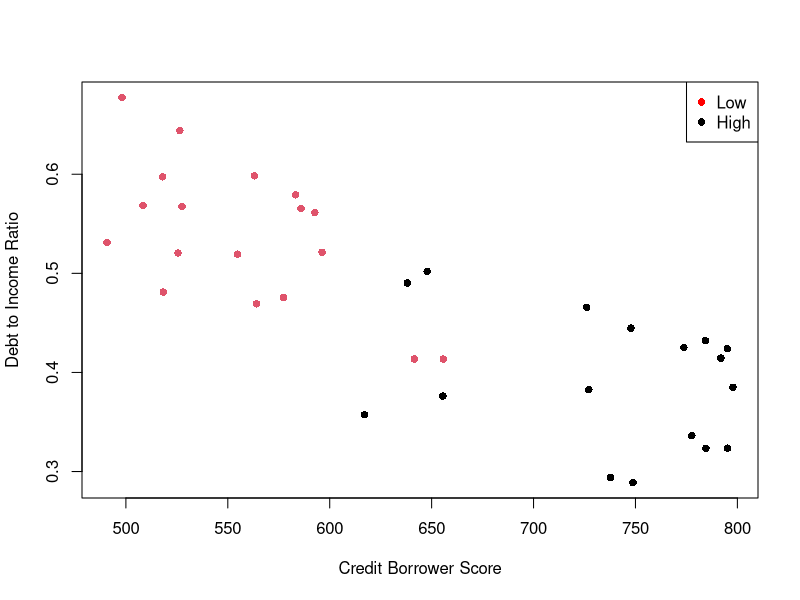
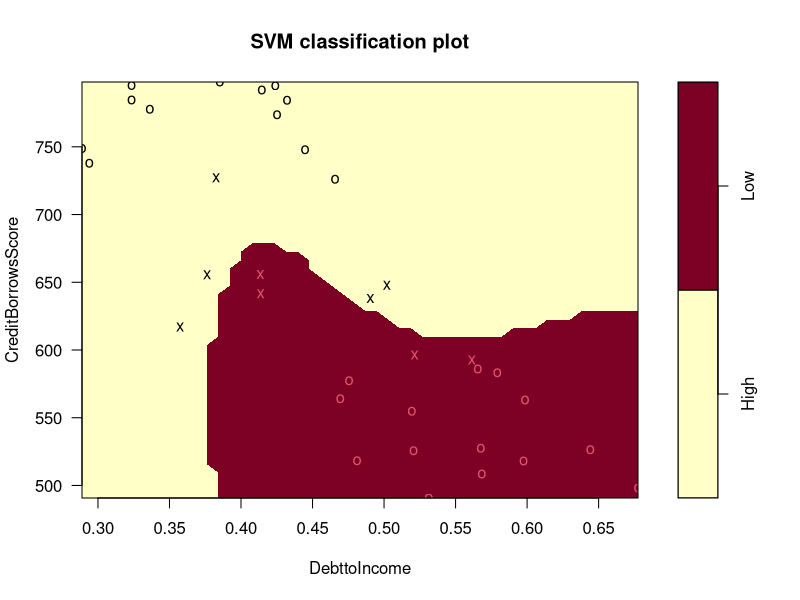
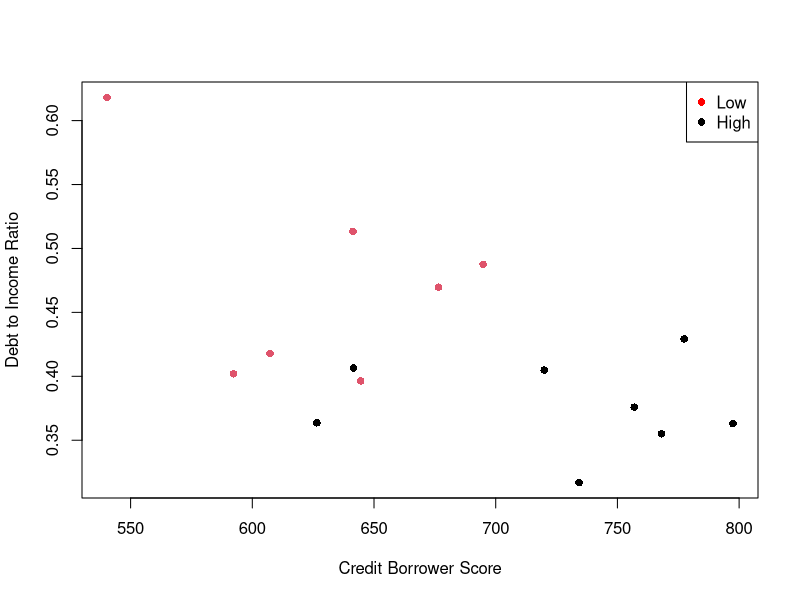

Source code (R) for these figures, in order:
library(e1071)

# Read in training data (70% of entire data set)
frame70<-read.csv("LoanDataSVM70.csv")

frame70$Group=as.factor(frame70$Group) # Identify the "Group" variable as a factor

head(frame70)

plot(frame70$CreditBorrowsScore,frame70$DebttoIncome, col=frame70$Group,
     pch=16,xlab='Credit Borrower Score',ylab='Debt to Income Ratio')
legend('topright',pch=16,col=c('red','black'),legend=c('Low','High'))

# Fit SVM margin with RBF Kernel
result<-svm(Group~CreditBorrowsScore+DebttoIncome, kernel="radial", gamma=0.5, cost=20, data=frame70)
print(result)

# Compute fitted values on training data
predWorth70<-predict(result, data=frame70)

# Evaluate model performance on training data
table(predWorth70, frame70$Group)

# Visualize the nonlinear decision boundary
plot(result, frame70)

# Read in and visualize the test data set
frame30<-read.csv("LoanDataSVM30.csv")
frame30$Group=as.factor(frame30$Group)

plot(frame30$CreditBorrowsScore,frame30$DebttoIncome, col=frame30$Group,
     pch=16,xlab='Credit Borrower Score',ylab='Debt to Income Ratio')
legend('topright',pch=16,col=c('red','black'),legend=c('Low','High'))

# Compute predicted values for the test set
predWorth30<-predict(result, newdata=frame30)
print(predWorth30)

# Evaluate model predictions on the test set
table(predWorth30, frame30$Group)

